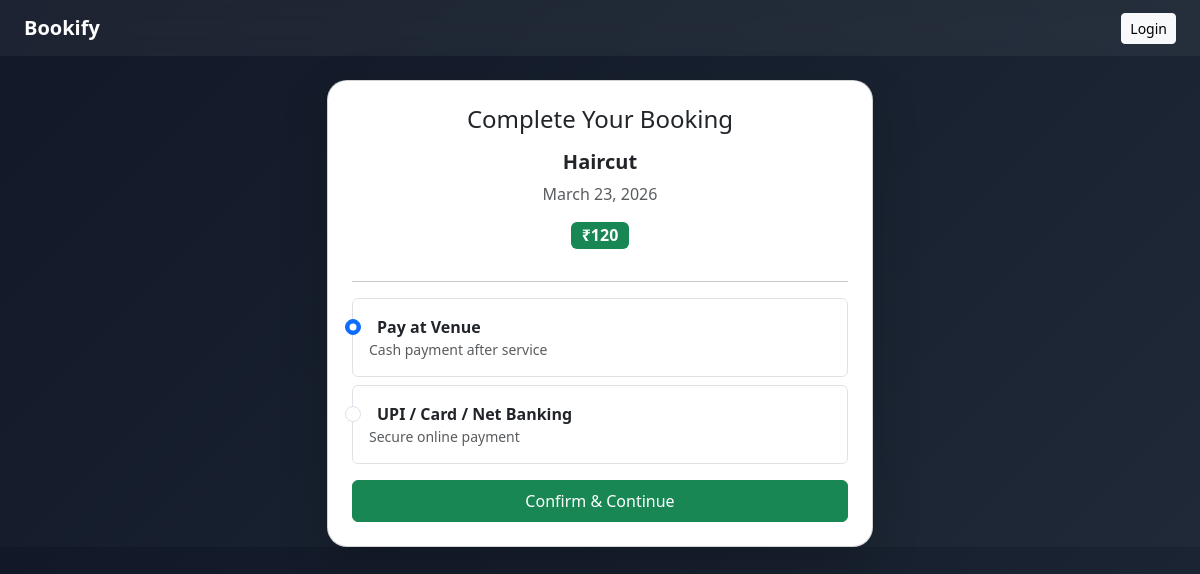
/payment/8/, run on the app's committed database.
### appointments/models.py (models this page shows, shortened)
class Appointment(models.Model):
    PAYMENT_CHOICES = (
        ('cash', 'Cash'),
        ('online', 'Online'),
    )
    STATUS_CHOICES = (
        ('upcoming', 'Upcoming'),
        ('completed', 'Completed'),
        ('cancelled', 'Cancelled'),
    )
    user = models.ForeignKey(User, on_delete=models.CASCADE)
    service = models.ForeignKey('Service', on_delete=models.CASCADE)
    date = models.DateField()
    time_slot = models.ForeignKey('TimeSlot', on_delete=models.CASCADE)
    payment_type = models.CharField(max_length=10, choices=PAYMENT_CHOICES, default='cash')
    status = models.CharField(max_length=20, choices=STATUS_CHOICES, default='upcoming')

class Service(models.Model):
    CATEGORY_CHOICES = [
        ('doctor', 'Doctor'),
        ('salon', 'Salon'),
        ('consult', 'Consultancy'),
    ]
    name = models.CharField(max_length=100)
    category = models.CharField(max_length=20, choices=CATEGORY_CHOICES)
    sub_category = models.CharField(max_length=100, blank=True)
    description = models.TextField()
    duration = models.IntegerField()
    price = models.IntegerField()

### appointments/views.py (the view)
# urls.py: path('payment/<int:appointment_id>/', views.payment_page),
def payment_page(request, appointment_id):
    appointment = get_object_or_404(Appointment, id=appointment_id)
    if request.method == 'POST':
        appointment.payment_type = request.POST.get('payment_type')
        appointment.save()
        return redirect(f'/success/{appointment.id}/')
    return render(request, 'appointments/payment.html', {
        'appointment': appointment
    })

### appointments/templates/appointments/payment.html (shortened to what this page needs)
{% extends 'appointments/base.html' %}
{% block content %}
<div class="row justify-content-center">
<div class="col-md-6">
<div class="card shadow-lg p-4 text-center" style="border-radius:20px;">
<h4 class="mb-3">Complete Your Booking</h4>
<h5 class="fw-bold">{{ appointment.service.name }}</h5>
<p class="text-muted">{{ appointment.date }}</p>
<div class="mb-3">
<span class="badge bg-success fs-6">₹{{ appointment.service.price }}</span>
</div>
<hr>
<form method="POST">
<div class="text-start mb-3">
<label class="form-check p-3 border rounded mb-2 payment-option">
    <input class="form-check-input" type="radio" name="payment_type" value="cash" checked>
    <span class="ms-2 fw-bold">Pay at Venue</span>
    <small class="d-block text-muted">Cash payment after service</small>
</label>
<label class="form-check p-3 border rounded payment-option">
    <input class="form-check-input" type="radio" name="payment_type" value="online">
    <span class="ms-2 fw-bold">UPI / Card / Net Banking</span>
    <small class="d-block text-muted">Secure online payment</small>
</label>
</div>
<button class="btn btn-success w-100 py-2">
Confirm & Continue
</button>
</form>
</div>
</div>
</div>
{% endblock %}

### appointments/templates/appointments/base.html (style rules this page uses)
body { background: linear-gradient(135deg, #111827, #1f2937); color: white; }
.card { border-radius: 15px; overflow: hidden; transition: all 0.4s ease; }
.btn { transition: all 0.3s ease; }

### appointments/templates/appointments/payment.html (style rules this page uses)
.payment-option { cursor: pointer; transition: all 0.3s ease; }

### data on the page
Appointment: service.name "Haircut", date "March 23, 2026", service.price "120"
